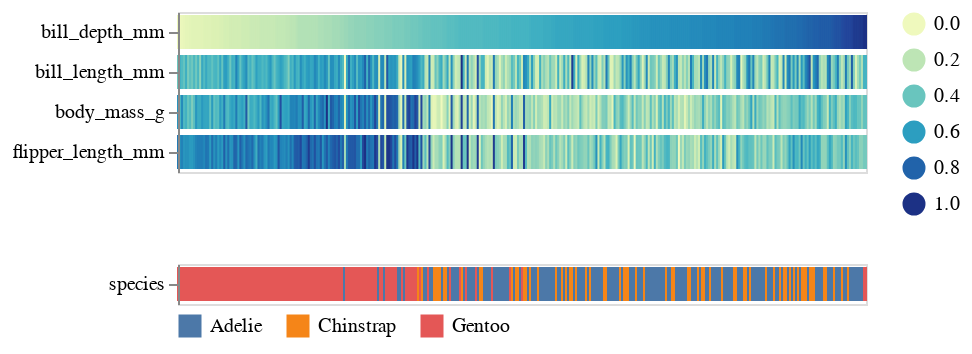

Here is the notebook cell this chart was saved with:
### Markdown cell above
The previous plot was sorted by species
because this is the default order of the observation in our dataframe.
We can also explicitly specify a column in the dataframe to sort by.

### Code cell
aly.heatmap(penguins, 'species', 'bill_depth_mm')

### Figure 1 — Vega-Lite specification as saved in the notebook (floating-point values rounded to 4 significant figures; data arrays with more than 128 entries replaced by an {"elided": "..."} marker saying what was removed)
{"config": {"view": {"continuousWidth": 400, "continuousHeight": 300}}, "vconcat": [{"data": {"name": "data-993513d6e60cef94f540d081195ea593"}, "mark": {"type": "rect", "height": 16}, "encoding": {"color": {"type": "quantitative", "field": "value", "legend": {"orient": "right", "type": "gradient"}, "scale": {"scheme": "yellowgreenblue"}, "title": null}, "stroke": {"type": "quantitative", "field": "value", "scale": {"scheme": "yellowgreenblue"}}, "tooltip": {"type": "quantitative", "field": "value"}, "x": {"type": "ordinal", "axis": null, "field": "index", "title": null}, "y": {"type": "nominal", "field": "key", "title": null}}, "transform": [{"window": [{"op": "count", "as": "index"}]}, {"fold": ["bill_length_mm", "bill_depth_mm", "flipper_length_mm", "body_mass_g"]}], "width": 344}, {"data": {"name": "data-ddb5250dccd295f1ff3393bb9f642823"}, "mark": {"type": "rect", "height": 16}, "encoding": {"color": {"type": "nominal", "field": "value", "legend": {"offset": 5, "orient": "bottom"}, "scale": {"scheme": "tableau10"}, "title": null}, "stroke": {"type": "nominal", "field": "value", "scale": {"scheme": "tableau10"}}, "tooltip": {"type": "nominal", "field": "value"}, "x": {"type": "ordinal", "axis": null, "field": "index", "title": null}, "y": {"type": "nominal", "field": "key", "title": null}}, "transform": [{"window": [{"op": "count", "as": "index"}]}, {"fold": ["species"]}], "width": 344}], "$schema": "https://vega.github.io/schema/vega-lite/v4.8.1.json", "datasets": {"data-993513d6e60cef94f540d081195ea593": {"elided": "344 records"}, "data-ddb5250dccd295f1ff3393bb9f642823": {"elided": "344 records"}}}
